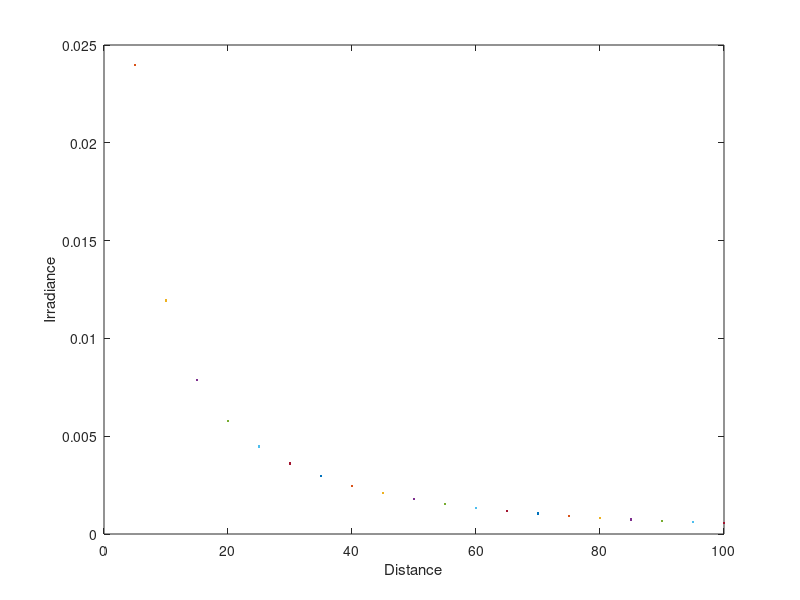

The MATLAB source for this figure:
for x=0:5:100 %%distance from the lamp in cm
    l=39.8; %%length of the lamp segment in cm
    r=0.8; %% radius of the lamp in cm
    H=x/r;
    L=l/r;
    X=(1+H)^2+L^2;
    Y=(1-H)^2+L^2;
    M= sqrt((H-1)/(H+1));
    Q=(atan(L/(sqrt(H^2-1))))/L;
    W=atan(M);
    E=((X-(2*H))*atan(M*sqrt(X/Y)))/(sqrt(X*Y));
    F=(L/(pi*H))*(Q-W+E);
    Euv=60; %%UV power output of the lamp
    I=(Euv*F)/(2*pi*r*l);
    plot(x,I,'.');
    ylabel('Irradiance')
    xlabel('Distance')
    hold on
    end



